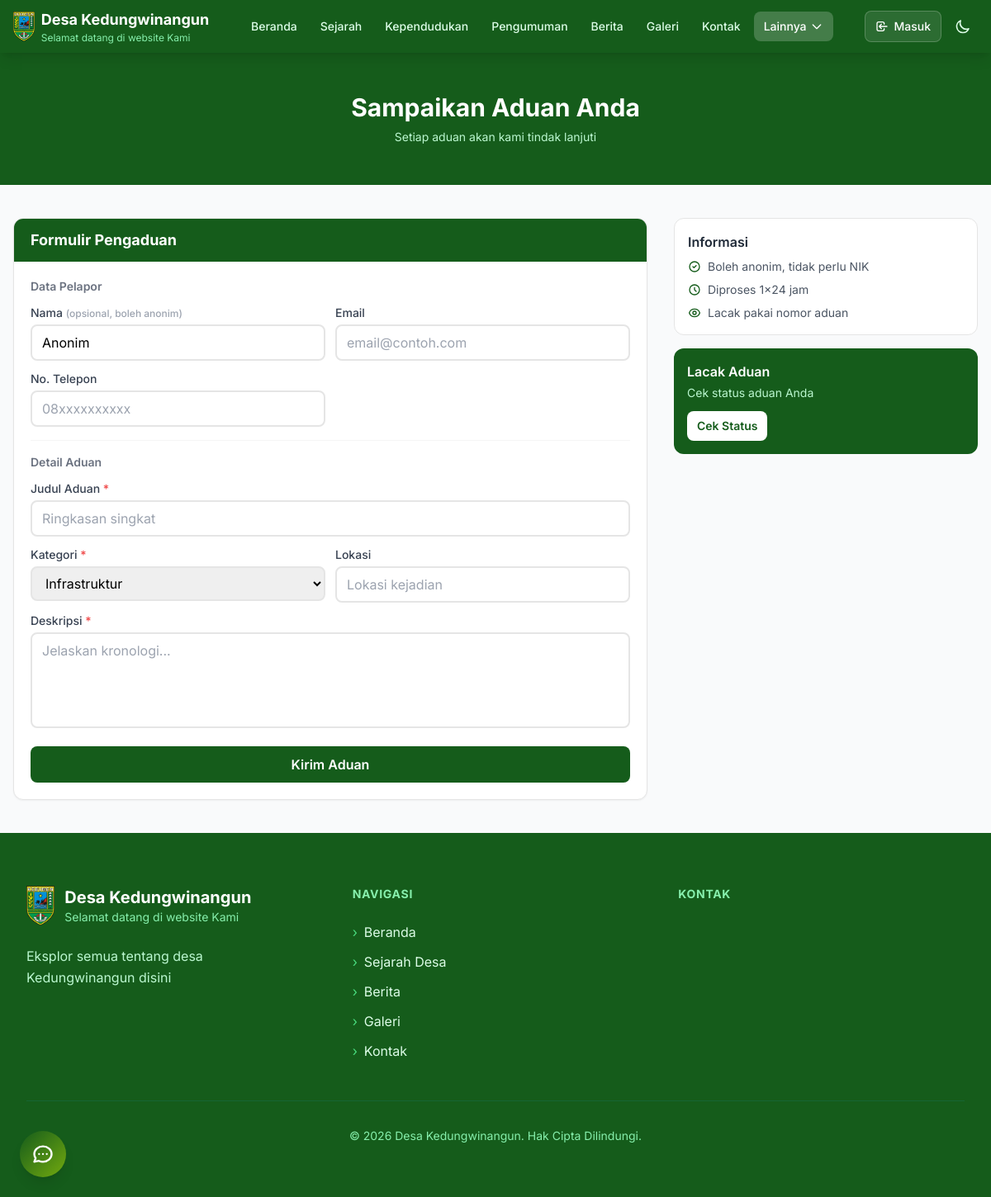
The app's page /aduan with its own data.
### tables this page shows
CREATE TABLE config (
                key TEXT PRIMARY KEY,
                value TEXT
            );

### routes/public.py (the view, shortened to what this page needs)
@public_bp.route("/aduan", methods=['GET', 'POST'])
def aduan():
    from models import add_aduan
    try:
        from models import get_all_pages
        desa_info = get_desa_info_with_maps()
        custom_pages = get_all_pages()
        return render_template(
            "aduan.html",
            page={"title": "Aduan"},
            desa=desa_info,
            nav_links=set_nav_active("Lainnya", request.path),
            tahun=datetime.now().year,
            site_name=desa_info['nama'],
            site_tagline=desa_info['tagline'],
            site_description=desa_info['deskripsi'],
            custom_pages=custom_pages,
        )
    except Exception as e:
        logger.error(f"Error loading aduan page: {str(e)}")
        flash('Terjadi kesalahan saat memuat halaman', 'error')
        return redirect(url_for('public.index'))

### templates/aduan.html (shortened to what this page needs)
<!DOCTYPE html>
<html lang="id">
<head>
    <script src="https://cdn.tailwindcss.com"></script>
    <link rel="stylesheet" href="{{ url_for('static', filename='styles.css') }}">
</head>
<body class="bg-gray-50 font-['Inter']">
    {% include 'partials/navbar.html' %}
    <section class="bg-[#155C1B] text-white py-10 md:py-12">
        <div class="container-lg mx-auto px-4 text-center">
            <h1 class="text-2xl md:text-3xl font-bold mb-2">Sampaikan Aduan Anda</h1>
            <p class="text-green-200 max-w-xl mx-auto text-sm">Setiap aduan akan kami tindak lanjuti</p>
        </div>
    </section>
    <section class="container-lg mx-auto px-4 py-10">
        <div class="grid lg:grid-cols-3 gap-8">
            <div class="lg:col-span-2">
                <div class="bg-white rounded-xl border border-neutral-200 shadow-sm overflow-hidden">
                    <div class="bg-[#155C1B] px-5 py-3">
                        <h2 class="text-lg font-bold text-white">Formulir Pengaduan</h2>
                    </div>
                    <form method="POST" action="{{ url_for('public.aduan') }}" class="p-5 space-y-4">
                        <div class="border-b border-neutral-100 pb-4">
                            <h3 class="text-sm font-semibold text-gray-500 mb-3">Data Pelapor</h3>
                            <div class="grid md:grid-cols-2 gap-3">
                                <div>
                                    <label class="block text-sm font-medium text-gray-700 mb-1">Nama <span class="text-gray-400 text-xs">(opsional, boleh anonim)</span></label>
                                    <input type="text" name="nama" value="Anonim"
                                        class="w-full px-3 py-2 border-2 border-neutral-200 rounded-lg focus:border-[#155C1B] focus:ring-4 focus:ring-[#155C1B]/10 transition-all"
                                        placeholder="Anonim">
                                </div>
                                <div>
                                    <label class="block text-sm font-medium text-gray-700 mb-1">Email</label>
                                    <input type="email" name="email"
                                        class="w-full px-3 py-2 border-2 border-neutral-200 rounded-lg focus:border-[#155C1B] focus:ring-4 focus:ring-[#155C1B]/10 transition-all"
                                        placeholder="email@contoh.com">
                                </div>
                                <div>
                                    <label class="block text-sm font-medium text-gray-700 mb-1">No. Telepon</label>
                                    <input type="tel" name="telepon"
                                        class="w-full px-3 py-2 border-2 border-neutral-200 rounded-lg focus:border-[#155C1B] focus:ring-4 focus:ring-[#155C1B]/10 transition-all"
                                        placeholder="08xxxxxxxxxx">
                                </div>
                            </div>
                        </div>
                        <div>
                            <h3 class="text-sm font-semibold text-gray-500 mb-3">Detail Aduan</h3>
                            <div class="space-y-3">
                                <div>
                                    <label class="block text-sm font-medium text-gray-700 mb-1">Judul Aduan <span class="text-red-500">*</span></label>
                                    <input type="text" name="judul" required
                                        class="w-full px-3 py-2 border-2 border-neutral-200 rounded-lg focus:border-[#155C1B] focus:ring-4 focus:ring-[#155C1B]/10 transition-all"
                                        placeholder="Ringkasan singkat">
                                </div>
                                <div class="grid md:grid-cols-2 gap-3">
                                    <div>
                                        <label class="block text-sm font-medium text-gray-700 mb-1">Kategori <span class="text-red-500">*</span></label>
                                        <select name="kategori" required class="w-full px-3 py-2 border-2 border-neutral-200 rounded-lg focus:border-[#155C1B] transition-all">
                                            <option value="infrastruktur">Infrastruktur</option>
                                        </select>
                                    </div>
                                    <div>
                                        <label class="block text-sm font-medium text-gray-700 mb-1">Lokasi</label>
                                        <input type="text" name="lokasi"
                                            class="w-full px-3 py-2 border-2 border-neutral-200 rounded-lg focus:border-[#155C1B] transition-all"
                                            placeholder="Lokasi kejadian">
                                    </div>
                                </div>
                                <div>
                                    <label class="block text-sm font-medium text-gray-700 mb-1">Deskripsi <span class="text-red-500">*</span></label>
                                    <textarea name="deskripsi" required rows="4"
                                        class="w-full px-3 py-2 border-2 border-neutral-200 rounded-lg focus:border-[#155C1B] focus:ring-4 focus:ring-[#155C1B]/10 transition-all resize-none"
                                        placeholder="Jelaskan kronologi..."></textarea>
                                </div>
                            </div>
                        </div>
                        <button type="submit"
                            class="w-full bg-[#155C1B] text-white font-semibold py-2.5 px-4 rounded-lg hover:bg-[#2A6726] transition-all">
                            Kirim Aduan
                        </button>
                    </form>
                </div>
            </div>
            <div class="space-y-4">
                <div class="bg-white rounded-xl border border-neutral-200 p-4">
                    <h3 class="font-semibold text-gray-800 mb-2">Informasi</h3>
                    <ul class="text-sm text-gray-600 space-y-2">
                        <li class="flex items-start gap-2">
                            <svg class="w-4 h-4 text-[#155C1B] mt-0.5 shrink-0" fill="none" stroke="currentColor" viewBox="0 0 24 24"><path stroke-linecap="round" stroke-linejoin="round" stroke-width="2" d="M9 12l2 2 4-4m6 2a9 9 0 11-18 0 9 9 0 0118 0z"/></svg>
                            Boleh anonim, tidak perlu NIK
                        </li>
                        <li class="flex items-start gap-2">
                            <svg class="w-4 h-4 text-[#155C1B] mt-0.5 shrink-0" fill="none" stroke="currentColor" viewBox="0 0 24 24"><path stroke-linecap="round" stroke-linejoin="round" stroke-width="2" d="M12 8v4l3 3m6-3a9 9 0 11-18 0 9 9 0 0118 0z"/></svg>
                            Diproses 1x24 jam
                        </li>
                        <li class="flex items-start gap-2">
                            Lacak pakai nomor aduan
                        </li>
                    </ul>
                </div>
                <div class="bg-[#155C1B] rounded-xl p-4 text-white">
                    <h3 class="font-semibold mb-1">Lacak Aduan</h3>
                    <p class="text-green-200 text-sm mb-3">Cek status aduan Anda</p>
                    <a href="{{ url_for('public.cek_aduan') }}"
                        class="inline-flex items-center gap-1 bg-white text-[#155C1B] font-semibold py-2 px-3 rounded-lg hover:bg-green-50 transition-all text-sm">
                        Cek Status
                    </a>
                </div>
            </div>
        </div>
    </section>
    {% include 'partials/footer.html' %}
    {% include 'partials/chatbot.html' %}
</body>
</html>

### templates/partials/navbar.html (shortened to what this page needs)
<nav class="bg-[#155C1B] sticky top-0 z-50 shadow-lg {{ navbar_extra_class or '' }}" id="main-navbar" x-data="{ mobileOpen: false, dropdownOpen: false }">
    <div class="max-w-7xl mx-auto px-4">
        <div class="flex items-center justify-between h-14 md:h-16">
            <a href="{{ url_for('public.index') }}" class="flex items-center gap-2">
                <img src="{{ url_for('static', filename='images/kebumen.png') }}" alt="Logo" class="h-9 w-auto">
                <div class="hidden sm:block">
                    <div class="text-white font-bold text-sm md:text-lg">{{ site_name or 'Desa' }}</div>
                    <div class="text-green-300 text-[10px] md:text-xs">{{ site_tagline or '' }}</div>
                </div>
            </a>
            <div class="hidden lg:flex items-center gap-1">
                {% for link in nav_links %}
                {% if link.label == 'Lainnya' %}
                <div class="relative">
                    <button @click="dropdownOpen = !dropdownOpen"
                            class="px-3 py-2 rounded-lg text-sm font-medium transition-colors flex items-center gap-1
                                   {% if link.active %}bg-white/20 text-white{% else %}text-green-100 hover:bg-white/10 hover:text-white{% endif %}">
                        Lainnya
                        <svg class="w-4 h-4 transition-transform" :class="{'rotate-180': dropdownOpen}" fill="none" stroke="currentColor" viewBox="0 0 24 24">
                            <path stroke-linecap="round" stroke-linejoin="round" stroke-width="2" d="M19 9l-7 7-7-7"/>
                        </svg>
                    </button>
                </div>
                {% else %}
                <a href="{{ link.href }}" class="px-3 py-2 rounded-lg text-sm font-medium transition-colors
                       {% if link.active %}bg-white/20 text-white{% else %}text-green-100 hover:bg-white/10 hover:text-white{% endif %}">
                    {{ link.label }}
                </a>
                {% endif %}
                {% endfor %}
            </div>
            <div class="flex items-center gap-1 md:gap-2">
                {% if not session.user_logged_in %}
                <div class="hidden md:flex items-center gap-2">
                    <a href="{{ url_for('public.login') }}" class="flex items-center gap-1.5 px-3 py-2 rounded-lg text-white text-sm font-medium bg-white/10 hover:bg-white/20 border border-white/20 transition-all">
                        <svg class="w-4 h-4" fill="none" stroke="currentColor" viewBox="0 0 24 24">
                            <path stroke-linecap="round" stroke-linejoin="round" stroke-width="2" d="M11 16l-4-4m0 0l4-4m-4 4h14m-5 4v1a3 3 0 01-3 3H6a3 3 0 01-3-3V7a3 3 0 013-3h7a3 3 0 013 3v1"/>
                        </svg>
                        Masuk
                    </a>
                </div>
                {% endif %}
                <button id="btn-dark" class="p-2 rounded-lg text-green-100 hover:bg-white/10 transition-colors" aria-label="Dark mode">
                    <svg id="icon-moon" class="w-5 h-5" fill="none" stroke="currentColor" viewBox="0 0 24 24">
                        <path stroke-linecap="round" stroke-linejoin="round" stroke-width="2" d="M20.354 15.354A9 9 0 018.646 3.646 9.003 9.003 0 0012 21a9.003 9.003 0 008.354-5.646z"/>
                    </svg>
                </button>
            </div>
        </div>
    </div>
</nav>

### templates/partials/footer.html (shortened to what this page needs)
<footer class="bg-[#155C1B] text-white">
    <div class="max-w-7xl mx-auto px-4 sm:px-6 lg:px-8 py-16">
        <div class="grid grid-cols-1 md:grid-cols-3 gap-12">
            <div class="reveal-footer">
                <a href="{{ url_for('public.index') }}" class="flex items-center gap-3 mb-6 group">
                    <img src="{{ url_for('static', filename='images/kebumen.png') }}" alt="Logo" class="h-12 w-auto transition-transform duration-300 group-hover:scale-105">
                    <div>
                        <h3 class="font-bold text-xl">{{ site_name or 'Desa' }}</h3>
                        <p class="text-green-300 text-sm">{{ site_tagline or '' }}</p>
                    </div>
                </a>
                <p class="text-green-200 leading-relaxed mb-6">{{ site_description or '' }}</p>
            </div>
            <div class="reveal-footer" style="transition-delay: 0.1s;">
                <h4 class="font-bold text-lg mb-6 text-green-300 uppercase tracking-wider text-sm">Navigasi</h4>
                <ul class="space-y-3">
                    <li>
                        <a href="{{ url_for('public.index') }}" class="text-green-100 hover:text-white transition-colors duration-200 flex items-center gap-2 group">
                            <span class="text-green-400 group-hover:translate-x-1 transition-transform duration-200">›</span>
                            Beranda
                        </a>
                    </li>
                    <li>
                        <a href="{{ url_for('public.sejarah') }}" class="text-green-100 hover:text-white transition-colors duration-200 flex items-center gap-2 group">
                            <span class="text-green-400 group-hover:translate-x-1 transition-transform duration-200">›</span>
                            Sejarah Desa
                        </a>
                    </li>
                    <li>
                        <a href="{{ url_for('public.berita') }}" class="text-green-100 hover:text-white transition-colors duration-200 flex items-center gap-2 group">
                            <span class="text-green-400 group-hover:translate-x-1 transition-transform duration-200">›</span>
                            Berita
                        </a>
                    </li>
                    <li>
                        <a href="{{ url_for('public.galeri') }}" class="text-green-100 hover:text-white transition-colors duration-200 flex items-center gap-2 group">
                            <span class="text-green-400 group-hover:translate-x-1 transition-transform duration-200">›</span>
                            Galeri
                        </a>
                    </li>
                    <li>
                        <a href="{{ url_for('public.kontak') }}" class="text-green-100 hover:text-white transition-colors duration-200 flex items-center gap-2 group">
                            <span class="text-green-400 group-hover:translate-x-1 transition-transform duration-200">›</span>
                            Kontak
                        </a>
                    </li>
                </ul>
            </div>
            <div class="reveal-footer" style="transition-delay: 0.2s;">
                <h4 class="font-bold text-lg mb-6 text-green-300 uppercase tracking-wider text-sm">Kontak</h4>
            </div>
        </div>
        <div class="mt-12 pt-8 border-t border-green-800 text-center">
            <p class="text-green-300 text-sm">© {{ tahun }} {{ site_name or 'Desa' }}. Hak Cipta Dilindungi.</p>
        </div>
    </div>
</footer>

### records on screen
config: value "Desa Kedungwinangun"
config: value "Selamat datang di website Kami"
config: value "Eksplor semua tentang desa Kedungwinangun disini"

### other values on screen
{{ link.label }} "Beranda" "Sejarah" "Kependudukan" "Pengumuman" "Berita" "Galeri" "Kontak"
